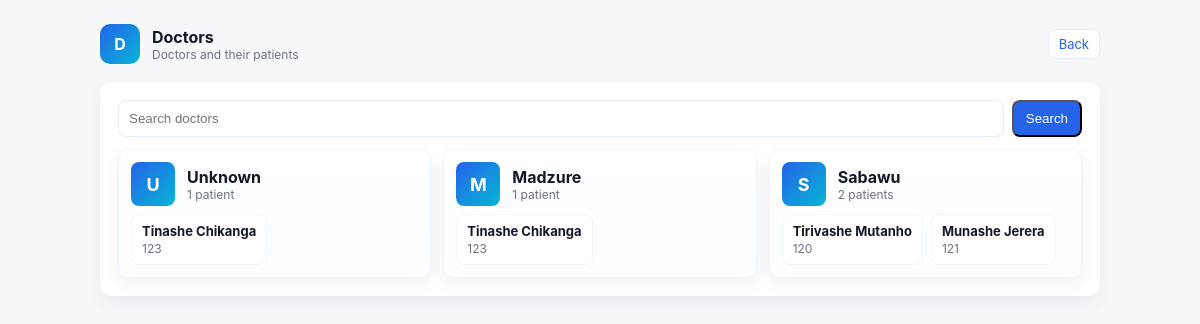
The page /doctors.php (signed in) on the database its author committed.
### tables this page shows
CREATE TABLE patients (
    id INTEGER PRIMARY KEY AUTOINCREMENT,
    patient_id TEXT UNIQUE NOT NULL,
    name TEXT NOT NULL,
    age INTEGER NOT NULL,
    type TEXT NOT NULL, -- outpatient, inpatient, daycase
    admission_date TEXT NULL,
    discharge_date TEXT NULL,
    ward_number INTEGER NULL,
    daily_bed_charge REAL NULL,
    procedure_name TEXT NULL,
    theatre_fee REAL NULL
);

### src/DB.php (called while the page is built, shortened)
<?php
class DB
{
    private static ?\PDO $pdo = null;
    private static string $path;
    public static function getPath(): string
    {
        if (!isset(self::$path)) {
            self::$path = __DIR__ . '/../data/hospital.db';
        }
        return self::$path;
    }
    public static function getPDO(): \PDO
    {
        if (self::$pdo === null) {
            $dsn = 'sqlite:' . self::getPath();
            self::$pdo = new \PDO($dsn);
            self::$pdo->setAttribute(\PDO::ATTR_ERRMODE, \PDO::ERRMODE_EXCEPTION);
        }
        return self::$pdo;
    }
}

### src/Repositories/AppointmentRepository.php (called while the page is built, shortened)
<?php
class AppointmentRepository
{
    private \PDO $pdo;
    public function __construct()
    {
        $this->pdo = DB::getPDO();
    }
    public function listDoctorsWithPatients(): array
    {
        $stmt = $this->pdo->query('SELECT doctor, patient_id FROM consultations ORDER BY doctor');
        $rows = $stmt->fetchAll(\PDO::FETCH_ASSOC);
        $map = [];
        foreach ($rows as $r) {
            $doc = $r['doctor'] ?: 'Unknown';
            if (!isset($map[$doc])) $map[$doc] = [];
            $map[$doc][$r['patient_id']] = true;
        }
        $out = [];
        foreach ($map as $doc => $patients) {
            $out[] = ['doctor' => $doc, 'patients' => array_keys($patients)];
        }
        return $out;
    }
}

### public/bootstrap.php (called while the page is built, shortened)
<?php
require_once __DIR__ . '/../src/DB.php';
require_once __DIR__ . '/../src/Patient.php';
$repo = new PatientRepository();

### src/Repositories/PatientRepository.php (called while the page is built, shortened)
<?php
class PatientRepository
{
    private \PDO $pdo;
    public function __construct()
    {
        $this->pdo = DB::getPDO();
    }
    public function getByPatientId(string $patientId): ?Patient
    {
        $stmt = $this->pdo->prepare('SELECT * FROM patients WHERE patient_id = :pid');
        $stmt->execute([':pid' => $patientId]);
        $row = $stmt->fetch(\PDO::FETCH_ASSOC);
        return $this->rowToPatient($row);
    }
    private function rowToPatient(array $r): Patient
    {
        $type = $r['type'] ?? 'outpatient';
        if ($type === 'inpatient') {
            $p = new Inpatient($r['patient_id'], $r['name'], (int)$r['age'], $r['admission_date'] ?? date('Y-m-d'), (int)($r['ward_number'] ?? 0), (float)($r['daily_bed_charge'] ?? 0.0));
            if (!empty($r['discharge_date'])) $p->discharge($r['discharge_date']);
        } elseif ($type === 'daycase') {
            $p = new DaycasePatient($r['patient_id'], $r['name'], (int)$r['age'], $r['admission_date'] ?? date('Y-m-d'), (int)($r['ward_number'] ?? 0), $r['procedure_name'] ?? '', (float)($r['theatre_fee'] ?? 0.0));
        } else {
            $p = new Outpatient($r['patient_id'], $r['name'], (int)$r['age']);
        }
        $stmt = $this->pdo->prepare('SELECT * FROM consultations WHERE patient_id = :pid ORDER BY id');
        $stmt->execute([':pid' => $r['patient_id']]);
        $cons = $stmt->fetchAll(\PDO::FETCH_ASSOC);
        foreach ($cons as $c) {
            $p->addConsultation(new Consultation($c['date'], $c['doctor'], (float)$c['fee']));
        }
        $stmt = $this->pdo->prepare('SELECT * FROM procedures WHERE patient_id = :pid ORDER BY id');
        $stmt->execute([':pid' => $r['patient_id']]);
        $procs = $stmt->fetchAll(\PDO::FETCH_ASSOC);
        foreach ($procs as $pr) {
            $p->addProcedure(new ProcedurePerformed($pr['name'], (float)$pr['cost']));
        }
        return $p;
    }
}

### src/Patient.php (called while the page is built, shortened)
<?php
abstract class Patient
{
    protected string $name;
    public function __construct(string $patientId, string $name, int $age)
    {
        $this->name = $name;
    }
    public function getName(): string
    {
        return $this->name;
    }
}

### public/doctors.php (the view, shortened to what this page needs)
<?php
require_once __DIR__ . '/bootstrap.php';
$repoA = new AppointmentRepository();
$q = trim($_GET['q'] ?? '');
$all = $repoA->listDoctorsWithPatients();
if ($q) {
    $filtered = [];
    foreach ($all as $d) {
        if (stripos($d['doctor'], $q) !== false) $filtered[] = $d;
    }
    $doctors = $filtered;
} else {
    $doctors = $all;
}
?><!doctype html>
<html>
<head>
  <link rel="stylesheet" href="assets/style.css">
  </head>
<body>
<div class="container">
  <div class="header">
    <div class="brand"><div class="logo">D</div><div><div style="font-weight:700">Doctors</div><div class="small">Doctors and their patients</div></div></div>
    <div class="controls"><a class="btn secondary" href="index.php">Back</a></div>
  </div>
  <div class="card">
    <form method="get" style="display:flex;gap:8px;margin-bottom:12px">
      <input class="input" name="q" placeholder="Search doctors" value="<?php echo htmlspecialchars($q); ?>">
      <button class="btn" type="submit">Search</button>
    </form>
    <div class="grid doctors-grid">
    <?php foreach ($doctors as $doc): ?>
      <?php $patients = $doc['patients']; $count = count($patients); ?>
      <div class="doctor-card card">
        <div class="doctor-head">
          <div class="avatar"><?php echo htmlspecialchars(substr($doc['doctor'],0,1)); ?></div>
          <div>
            <div class="doctor-name"><?php echo htmlspecialchars($doc['doctor']); ?></div>
            <div class="small"><?php echo $count; ?> patient<?php echo $count!==1?'s':''; ?></div>
          </div>
        </div>
        <div class="doctor-body">
          <?php if (empty($patients)): ?>
            <div class="small">No patients</div>
          <?php else: ?>
            <div class="patient-list">
              <?php foreach ($patients as $pid): $pp = $repo->getByPatientId($pid); ?>
                <a class="patient-chip" href="patient.php?id=<?php echo urlencode($pid); ?>">
                  <strong><?php echo htmlspecialchars($pp ? $pp->getName() : $pid); ?></strong>
                  <div class="small"><?php echo htmlspecialchars($pid); ?></div>
                </a>
              <?php endforeach; ?>
            </div>
          <?php endif; ?>
        </div>
      </div>
    <?php endforeach; ?>
    </div>
  </div>
</div>
</body>
</html>

### public/assets/style.css (style rules this page uses)
:root { --bg:#f6f8fa; --card:#ffffff; --muted:#6b7280; --accent:#2563eb; --accent-2:#06b6d4; --success:#16a34a; --danger:#dc2626; }
* { box-sizing:border-box }
body { font-family:Inter,ui-sans-serif,system-ui,-apple-system,'Segoe UI',Roboto,'Helvetica Neue',Arial; background:var(--bg); color:#111827; margin:0; padding:24px }
.container { max-width:1000px; margin:0 auto }
.header { display:flex;align-items:center;justify-content:space-between;margin-bottom:18px }
.brand { display:flex;align-items:center;gap:12px }
.logo { width:48px;height:48px;background:linear-gradient(135deg,var(--accent),var(--accent-2));border-radius:10px;display:flex;align-items:center;justify-content:center;color:#fff;font-weight:700 }
.card { background:var(--card);border-radius:12px;padding:18px;box-shadow:0 6px 18px rgba(15,23,42,0.06) }
.controls { display:flex;gap:8px }
.header .controls { display:flex;gap:8px;flex-wrap:wrap;align-items:center }
.header .controls .btn { padding:6px 10px;font-size:13px;border-radius:8px }
.header .controls .btn.secondary { padding:6px 10px;background:#fff;color:var(--accent);border:1px solid #e6eefc }
.header .brand .logo { width:40px;height:40px }
.btn { background:var(--accent);color:#fff;padding:8px 12px;border-radius:8px;text-decoration:none;display:inline-block }
.btn.secondary { background:#fff;color:var(--accent);border:1px solid #e6eefc }
.input, textarea, select { width:100%;padding:10px;border:1px solid #e6eefc;border-radius:8px }
.small { font-size:12px;color:var(--muted) }
.doctors-grid { display:grid;grid-template-columns:repeat(3,1fr);gap:12px;margin-top:8px }
.doctor-card { padding:12px;border-radius:10px;background:linear-gradient(180deg,#fff,#fbfdff);border:1px solid #eef6ff }
.doctor-head { display:flex;gap:12px;align-items:center;margin-bottom:8px }
.avatar { width:44px;height:44px;border-radius:8px;background:linear-gradient(135deg,var(--accent),var(--accent-2));color:#fff;display:flex;align-items:center;justify-content:center;font-weight:700;font-size:18px }
.doctor-name { font-weight:700 }
.doctor-body { margin-top:6px }
.patient-list { display:flex;flex-wrap:wrap;gap:8px }
.patient-chip { display:flex;flex-direction:column;gap:2px;padding:8px 10px;background:#fff;border-radius:8px;border:1px solid #f1f7ff;text-decoration:none;color:inherit;min-width:120px }
.patient-chip strong { font-size:13px }
.patient-chip .small { font-size:12px;color:var(--muted) }

### rows shown on the page
patients: name "Tinashe Chikanga"
patients: name "Tirivashe Mutanho"
patients: name "Munashe Jerera"

### other values the page prints
substr($doc['doctor'],0,1) "U"
$doc['doctor'] "Unknown"
$count "1"
$pid "123"
substr($doc['doctor'],0,1) "M"
$doc['doctor'] "Madzure"
substr($doc['doctor'],0,1) "S"
$doc['doctor'] "Sabawu"
$count "2"
$pid "120"
$pid "121"
